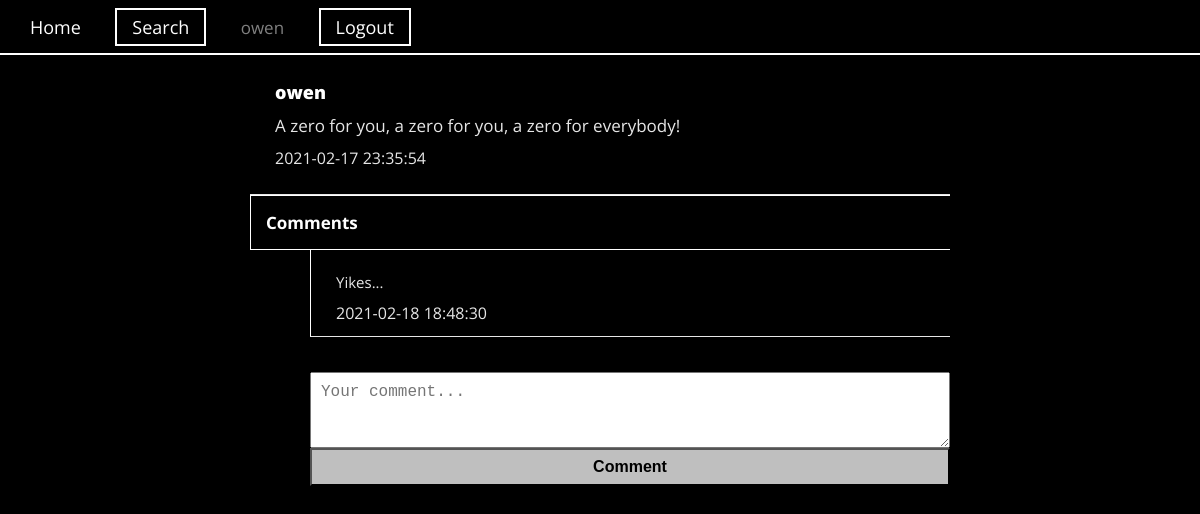
Screenshot of /views/post.php?postid=7 (signed in) with the database file from the repository.
### tables this page shows
CREATE TABLE `posts` (
  `postid` int(11) NOT NULL AUTO_INCREMENT,
  `date_created` datetime DEFAULT NULL,
  `body` tinytext,
  `userid` int(11) DEFAULT NULL,
  PRIMARY KEY (`postid`),
  KEY `fk_users_posts` (`userid`),
  CONSTRAINT `fk_users_posts` FOREIGN KEY (`userid`) REFERENCES `users` (`userid`)
);

CREATE TABLE `users` (
  `userid` int(11) NOT NULL AUTO_INCREMENT,
  `username` varchar(30) NOT NULL,
  `password` varchar(30) NOT NULL,
  PRIMARY KEY (`userid`)
);

CREATE TABLE `comments` (
  `commentid` int(11) NOT NULL AUTO_INCREMENT,
  `date_created` datetime DEFAULT NULL,
  `body` tinytext,
  `postid` int(11) DEFAULT NULL,
  PRIMARY KEY (`commentid`),
  KEY `fk_posts_comments` (`postid`),
  CONSTRAINT `fk_posts_comments` FOREIGN KEY (`postid`) REFERENCES `posts` (`postid`)
);

### models/Database.php (called while the page is built)
<?php
class Database {
	private $host = 'localhost';
	private $user = 'root';
	private $pass = 'root';
	private $dbName = 'cse3101_assignment';
	protected function connect() {
		try {
			$dsn = 'mysql:host=' . $this->host . ';dbname=' . $this->dbName;
			$pdo = new PDO($dsn,$this->user,$this->pass);
			$pdo->setAttribute(PDO::ATTR_DEFAULT_FETCH_MODE,PDO::FETCH_OBJ);
			return $pdo;
		} catch (PDOException $e) {
			error_log($e->getMessage());
			exit('Could not connect to database. Please contact your admin for more info.');
		}
	}
}

### models/PostsM.php (called while the page is built, shortened)
<?php
include_once 'Database.php';
class PostsM extends Database {
	protected function getPost($postid){
		$sql = "SELECT * FROM posts WHERE postid = :postid";
		$stmt = $this->connect()->prepare($sql);
		$stmt->execute(['postid'=>$postid]);
		$arr = $stmt->fetch();
		return $arr;
	}
}

### controllers/PostsC.php (called while the page is built, shortened)
<?php
include_once '../models/PostsM.php';
class PostsC extends PostsM {
		public function getOnePost($postid){
			$result = $this->getPost($postid);
			return $result;
		}
}

### models/UsersM.php (called while the page is built, shortened)
<?php
include_once 'Database.php';
class UsersM extends Database {
	protected function getUser($userid,$uname){
		$sql = "SELECT * FROM users WHERE username = :uname OR userid = :userid";
		$stmt = $this->connect()->prepare($sql);
		$stmt->execute(['uname'=>$uname,'userid'=>$userid]);
		$user = $stmt->fetch();
		return $user;
	}
}

### controllers/UsersC.php (called while the page is built, shortened)
<?php
include_once '../models/UsersM.php';
class UsersC extends UsersM{
	public function getUsername($userid){
		$user = $this->getUser($userid,"NULL");
		$username = $user->username;
		return $username;
	}
}

### models/CommentsM.php (called while the page is built, shortened)
<?php
include_once 'Database.php';
class CommentsM extends Database {
	protected function getComments($postid){
		$sql = "SELECT * FROM comments WHERE postid = :postid";
		$stmt = $this->connect()->prepare($sql);
		$stmt->execute(['postid'=>$postid]);
		$arr = $stmt->fetchAll();
		return $arr;
	}
}

### controllers/CommentsC.php (called while the page is built, shortened)
<?php
include_once '../models/CommentsM.php';
class CommentsC extends CommentsM {
		public function gatherComments($postid){
			$results = $this->getComments($postid);
			return $results;
		}
}

### views/post.php (the view, shortened to what this page needs)
<?php
include_once '../controllers/CommentsC.php';
include_once '../controllers/UsersC.php';
include_once '../controllers/PostsC.php';
?>
<html>
	<head>
	</head>
	<body>
		<div class="navbar">
			<?php require 'navbar.php' ?>
		</div>
		<div class="container">
			<?php
				$postObj = new PostsC();
				$userObj = new UsersC();
				$commentsObj = new CommentsC();
				$post = $postObj->getOnePost($_GET['postid']);
				$username = $userObj->getUsername($post->userid);
			?>
			<div class="post-item">
				<div class="username"><?php echo $username ?></div>
				<div class="post-body"><?php echo $post->body ?></div>
				<div class="date"><?php echo $post->date_created ?></div>
			</div>
			<h4 class="comments-header">Comments</h4>
			<?php
			$comments = $commentsObj->gatherComments($_GET['postid']);
			if(!$comments){
				echo "<div class='post-item comments'>No comments exist...</div>";
			}else{
				foreach(array_reverse($comments) as $comment){
			?>
			<div class="post-item comments">
				<div class="post-body"><?php echo $comment->body ?></div>
				<div class="date"><?php echo $comment->date_created ?></div>
			</div>
			<?php
				}
			}
			?>
			<?php
				if(isset($_SESSION['user'])){
			?>
				<form class="comments-form" action="../controllers/createComment.php" method="POST">
					<textarea type="text" name="body" rows="3" cols="50" placeholder="Your comment..." maxlength="250"></textarea>
					<button name="comment">Comment</button>
				</form>
			<?php
			} else {
				echo "<div style='text-align:center;margin-top: 50px;'>You need to login before you can make a comment.</div>";
			}
			?>
		</div>
	</body>
</html>

### views/css/style.css (style rules this page uses)
body { padding: 0; margin: 0; height: 100%; width: 100%; font-size: 17px; font-family: 'Open Sans', sans-serif; background: black; color: white; }
.navbar { display: block; border-bottom: 2px solid white; }
.container { position: relative; width: 700px; margin: auto; padding-bottom: 50px; }
.post-item { border-bottom: 1px solid #e6e6e6; padding: 25px; }
.post-item .username { font-weight: 900; font-size: 18px; color: white; }
.post-item .post-body { padding: 10px 0; color: #E6E6E6; }
.post-item .date { color: #E6E6E6; font-size: 16px; }
.comments { margin-left: 60px; border-left: 1px solid white; padding: 12px; padding-left: 25px; font-size: 15px; }
.comments-header { border: 1px solid white; padding: 15px; margin: 0; border-right: 0; }
.comments-form { margin-left: 60px; }
form { margin-top: 35px; }
input, textarea { width: 100%; padding: 10px; margin: 0px; margin-bottom: 0; display: inline-block; margin: auto; font-size: 16px; }
button { width: 100%; padding: 8px; background-color: #bfbfbf; color: black; font-size: 16px; font-weight: 600; }

### rows the page displays
posts: userid.username "owen", body "A zero for you, a zero for you, a zero for everybody!", date_created "2021-02-17 23:35:54"
comments: body "Yikes...", date_created "2021-02-18 18:48:30"

### other values shown
$_SESSION['user'] "owen"
